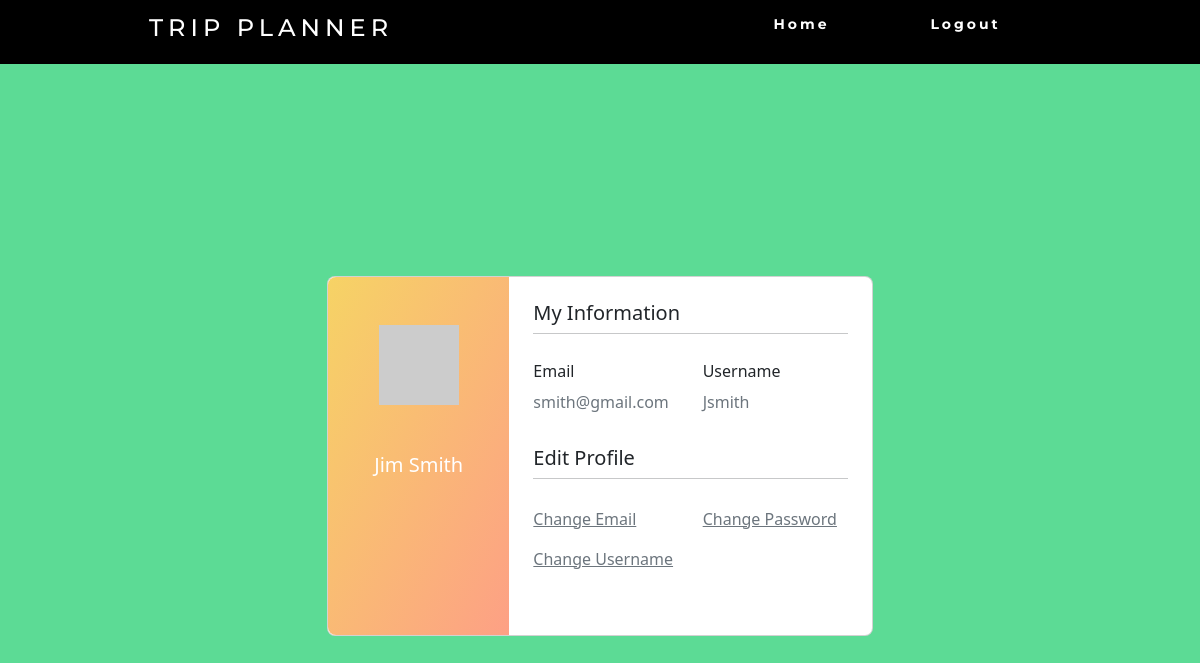
The page /profile/ (signed in) on the database its author committed.
### website/models.py (models this page shows)
class User(db.Model, UserMixin):
    id = db.Column(db.Integer, primary_key=True)
    email = db.Column(db.String(150), unique=True)
    password = db.Column(db.String(150))
    username = db.Column(db.String(150), unique=True)
    last_name = db.Column(db.String(150))
    first_name = db.Column(db.String(150))
    trip = db.relationship('Trip')
    menu = db.relationship('Menu')
    friended = db.relationship('Friends')
    def avatar(self, size):
        digest = md5(self.email.lower().encode('utf-8')).hexdigest()
        return 'https://www.gravatar.com/avatar/{}?d=identicon&s={}'.format(
            digest, size)

### website/views.py (the view)
@views.route('/profile/', methods = ['GET', 'POST'])
@login_required
def profile():
    return render_template("profile.html", user=current_user)

### website/__init__.py (called while the page is built)
def create_app():
    app = Flask(__name__)
    app.config['SECRET_KEY'] = 'hjshjhdajah'
    app.config['SQLALCHEMY_DATABASE_URI'] = f'sqlite:///{DB_NAME}'
    app.config['SQLALCHEMY_TRACK_MODIFICATIONS'] = False
    db.init_app(app)
    from .views import views
    from .auth import auth
    app.register_blueprint(views, url_prefix='/')
    app.register_blueprint(auth, url_prefix='/')
    from .models import User, Trip
    create_database(app)
    login_manager = LoginManager()
    login_manager.login_view = 'auth.login'
    login_manager.init_app(app)
    @login_manager.user_loader
    def load_user(id):
        return User.query.get(int(id))
    return app

### website/templates/profile.html (shortened to what this page needs)
<!DOCTYPE html>
<html>
    <head>
        <link href="https://cdn.jsdelivr.net/npm/bootstrap@5.2.1/dist/css/bootstrap.min.css" rel="stylesheet">
        <link rel="stylesheet" href="https://cdn.jsdelivr.net/npm/bootstrap-icons@1.9.1/font/bootstrap-icons.css">
        <link rel="stylesheet" href="../static/css/profile.css">
        <link rel="stylesheet" href="../static/css/navbar.css">
        <link rel="stylesheet" href="https://cdn.jsdelivr.net/npm/@fortawesome/fontawesome-free@6.1.2/css/fontawesome.min.css">
    </head>
    <body>
        <nav>
          <div class="navheading">
              <h4>Trip Planner</h4>
            </div>
            <ul class="nav-links">
                <li><a href="/">Home</a></li>
                <li><a href="/logout">Logout</a></li>
            </ul>
          </nav>
        <section class="vh-100" style="background-color: #5CDB95;">
            <div class="container py-5 h-100">
              <div class="row d-flex justify-content-center align-items-center h-100">
                <div class="col col-lg-6 mb-4 mb-lg-0">
                  <div class="card mb-3" style="border-radius: .5rem;">
                    <div class="row g-0">
                      <div class="col-md-4 gradient-custom text-center text-white"
                        style="border-top-left-radius: .5rem; border-bottom-left-radius: .5rem;">
                        <img src="{{user.avatar(128)}}"
                          alt="Avatar" class="img-fluid my-5" style="width: 80px;" />
                        <h5>{{user.first_name}} {{user.last_name}}</h5>
                      </div>
                      <div class="col-md-8">
                        <div class="card-body p-4">
                          <h5>My Information</h5>
                          <hr class="mt-0 mb-4">
                          <div class="row pt-1">
                            <div class="col-6 mb-3">
                              <h6>Email</h6>
                              <p class="text-muted">{{user.email}}</p>
                            </div>
                            <div class="col-6 mb-3">
                              <h6>Username</h6>
                              <p class="text-muted">{{user.username}}</p>
                            </div>
                          </div>
                          <h5>Edit Profile</h5>
                          <hr class="mt-0 mb-4">
                          <div class="row pt-1">
                            <div class="col-6 mb-3">
                              <a class="text-muted" href="/email_reset/{{user.id}}">Change Email</a>
                            </div>
                            <div class="col-6 mb-3">
                              <a class="text-muted" href="/password_reset/{{user.id}}">Change Password</a>
                            </div>
                            <div class="col-6 mb-3">
                              <a class="text-muted" href="/username_reset/{{user.id}}">Change Username</a>
                            </div>
                          </div>
                          <div class="d-flex justify-content-start">
                            <a href="#!"></a>
                            <a href="#!"></a>
                          </div>
                        </div>
                      </div>
                    </div>
                  </div>
                </div>
              </div>
            </div>
          </section>
    </body>
</html>

### website/static/css/profile.css (style rules this page uses)
.gradient-custom { background: #f6d365; background: -webkit-linear-gradient(to right bottom, rgba(246, 211, 101, 1), rgba(253, 160, 133, 1)); background: linear-gradient(to right bottom, rgba(246, 211, 101, 1), rgba(253, 160, 133, 1)) }

### website/static/css/navbar.css (style rules this page uses)
nav { display: flex; justify-content: space-around; align-items: center; min-height: 8vh; background-color: black; font-family: "Montserrat", sans-serif; }
.nav-links { display: flex; justify-content: space-around; width: 30%; }
.nav-links li { list-style: none; }
.navheading { color: white; text-transform: uppercase; letter-spacing: 5px; font-size: 20px; }
.nav-links a { color: white; text-decoration: none; letter-spacing: 3px; font-weight: bold; font-size: 14px; padding: 14px 16px; }

### rows shown on the page
User: first_name "Jim", last_name "Smith", email "smith@gmail.com", username "Jsmith"
